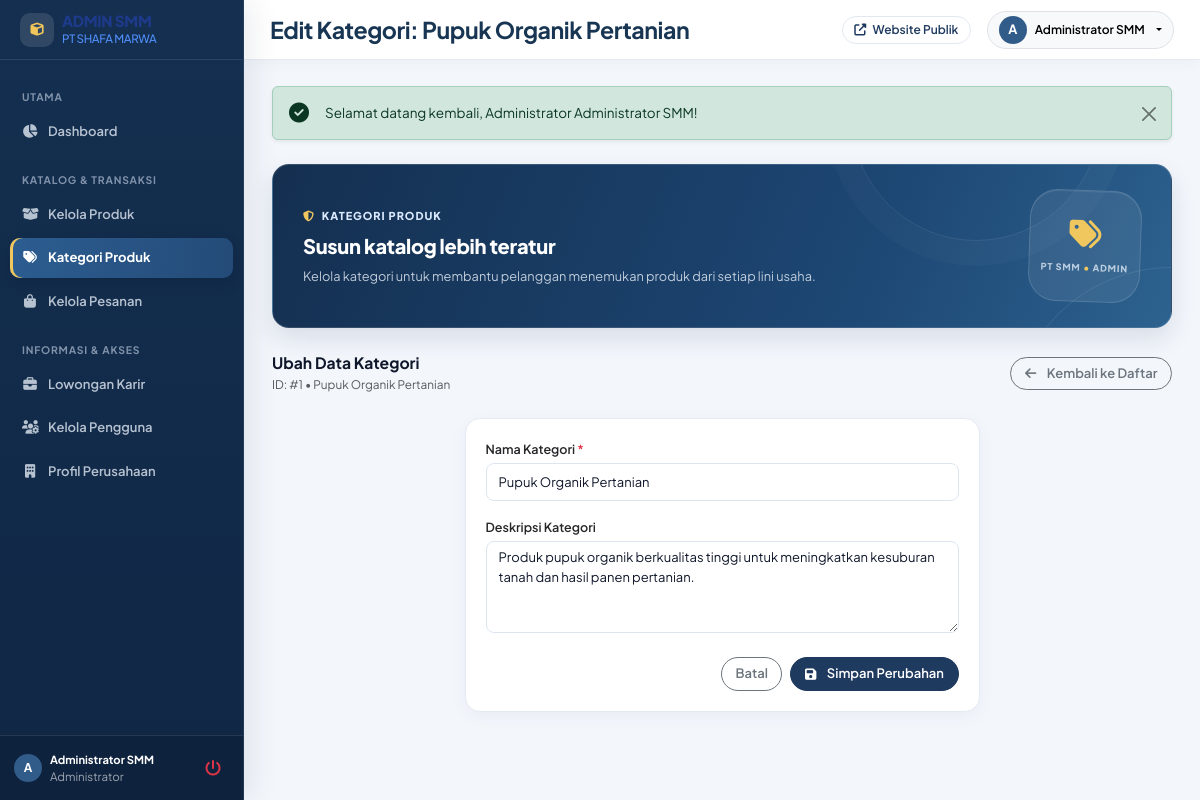
Screenshot of /frontend/admin/kategori/edit.php?id=1 (signed in) with the database file from the repository.
### tables this page shows
CREATE TABLE kategori (
    id_kategori INT UNSIGNED AUTO_INCREMENT PRIMARY KEY,
    nama_kategori VARCHAR(100) NOT NULL UNIQUE,
    deskripsi TEXT DEFAULT NULL,
    dibuat_pada TIMESTAMP NOT NULL DEFAULT CURRENT_TIMESTAMP
);

### backend/helpers/helper.php (called while the page is built, shortened)
<?php
if (!function_exists('base_url')) {
    function base_url($path = '')
    {
        $base = defined('BASE_URL') ? BASE_URL : '/pt-smm/';
        return rtrim($base, '/') . '/' . ltrim($path, '/');
    }
}
if (!function_exists('asset_url')) {
    function asset_url($path = '')
    {
        return base_url('assets/' . ltrim($path, '/'));
    }
}
if (!function_exists('e')) {
    function e($str)
    {
        return htmlspecialchars((string)$str, ENT_QUOTES, 'UTF-8');
    }
}
if (!function_exists('get_flash')) {
    function get_flash()
    {
        $flash = $_SESSION['flash'];
        return $flash;
    }
}

### frontend/admin/kategori/edit.php (the view, shortened to what this page needs)
<?php
require_once __DIR__ . '/../../../config/app.php';
$id_kategori = (int)($_GET['id'] ?? 0);
$kategori = null;
try {
    $stmt = $pdo->prepare("SELECT * FROM kategori WHERE id_kategori = ? LIMIT 1");
    $stmt->execute([$id_kategori]);
    $kategori = $stmt->fetch();
} catch (PDOException $e) {}
$page_title = 'Edit Kategori: ' . $kategori['nama_kategori'];
$admin_page = 'kategori';
require_once __DIR__ . '/../../includes/admin-header.php';
?>
<div class="d-flex justify-content-between align-items-center mb-4">
    <div>
        <h4 class="fw-bold text-navy mb-0">Ubah Data Kategori</h4>
        <small class="text-muted">ID: #<?= $kategori['id_kategori'] ?> &bull; <?= e($kategori['nama_kategori']) ?></small>
    </div>
    <a href="<?= base_url('frontend/admin/kategori/index.php') ?>" class="btn btn-outline-secondary">
        <i class="fas fa-arrow-left me-1"></i> Kembali ke Daftar
    </a>
</div>
<div class="row justify-content-center">
    <div class="col-lg-7">
        <div class="admin-card">
            <div class="admin-card-body">
                <form action="<?= base_url('backend/admin/proses-kategori.php') ?>" method="POST">
                    <div class="mb-3">
                        <label class="form-label">Nama Kategori <span class="text-danger">*</span></label>
                        <input type="text" name="nama_kategori" class="form-control" value="<?= e($kategori['nama_kategori']) ?>" required autofocus>
                    </div>
                    <div class="mb-4">
                        <label class="form-label">Deskripsi Kategori</label>
                        <textarea name="deskripsi" class="form-control" rows="4"><?= e($kategori['deskripsi']) ?></textarea>
                    </div>
                    <div class="d-flex justify-content-end gap-2">
                        <a href="<?= base_url('frontend/admin/kategori/index.php') ?>" class="btn btn-outline-secondary">
                            Batal
                        </a>
                        <button type="submit" class="btn btn-secondary-custom">
                            <i class="fas fa-save me-1"></i> Simpan Perubahan
                        </button>
                    </div>
                </form>
            </div>
        </div>
    </div>
</div>
<?php require_once __DIR__ . '/../../includes/admin-footer.php'; ?>

### frontend/includes/admin-header.php (shortened to what this page needs)
<?php
$admin_name = $_SESSION['nama_lengkap'] ?? 'Administrator';
$flash = get_flash();
$admin_hero_context = [
    'produk' => ['label' => 'MANAJEMEN KATALOG', 'title' => 'Kelola katalog produk', 'copy' => 'Atur informasi, harga, stok, dan produk unggulan agar katalog PT SMM selalu siap ditampilkan.', 'icon' => 'fa-box-open'],
    'kategori' => ['label' => 'KATEGORI PRODUK', 'title' => 'Susun katalog lebih teratur', 'copy' => 'Kelola kategori untuk membantu pelanggan menemukan produk dari setiap lini usaha.', 'icon' => 'fa-tags'],
    'pesanan' => ['label' => 'PUSAT TRANSAKSI', 'title' => 'Pantau pesanan pelanggan', 'copy' => 'Kelola pembayaran, konfirmasi, pemrosesan, dan pengiriman pesanan dari satu tempat.', 'icon' => 'fa-receipt'],
    'lowongan' => ['label' => 'REKRUTMEN PT SMM', 'title' => 'Bangun tim bersama kami', 'copy' => 'Kelola informasi lowongan dan pantau peluang karir yang tersedia di PT Shafa Marwa Multiguna.', 'icon' => 'fa-briefcase'],
    'pengguna' => ['label' => 'AKSES PENGGUNA', 'title' => 'Kelola akun dan akses', 'copy' => 'Tinjau akun pengguna yang terdaftar dan jaga informasi akses sistem tetap tertata.', 'icon' => 'fa-users'],
    'pengaturan' => ['label' => 'IDENTITAS PERUSAHAAN', 'title' => 'Perbarui profil perusahaan', 'copy' => 'Jaga informasi profil, alamat, dan kontak resmi perusahaan tetap akurat di website.', 'icon' => 'fa-building'],
];
$admin_hero = $admin_hero_context[$admin_page ?? ''] ?? ['label' => 'ADMINISTRATOR PT SMM', 'title' => 'Kelola sistem perusahaan', 'copy' => 'Akses informasi dan kelola kebutuhan operasional website PT Shafa Marwa Multiguna.', 'icon' => 'fa-layer-group'];
?>
<!DOCTYPE html>
<html lang="id">
<head>
    <link href="https://cdn.jsdelivr.net/npm/bootstrap@5.3.3/dist/css/bootstrap.min.css" rel="stylesheet">
    <link rel="stylesheet" href="https://cdnjs.cloudflare.com/ajax/libs/font-awesome/6.5.1/css/all.min.css">
    <link rel="stylesheet" href="<?= asset_url('css/style.css') ?>?v=<?= filemtime(__DIR__ . '/../../assets/css/style.css') ?>">
    <link rel="stylesheet" href="<?= asset_url('css/admin.css') ?>?v=<?= filemtime(__DIR__ . '/../../assets/css/admin.css') ?>">
    <link rel="stylesheet" href="<?= asset_url('css/responsive.css') ?>">
</head>
<body class="admin-body">
<div class="admin-wrapper d-flex">
    <?php require_once __DIR__ . '/admin-sidebar.php'; ?>
    <div class="admin-main flex-grow-1">
        <header class="admin-topbar">
            <div class="d-flex align-items-center gap-3">
                <h1 class="admin-topbar-title"><?= e($page_title ?? 'Dashboard') ?></h1>
            </div>
            <div class="d-flex align-items-center gap-3">
                <a href="<?= base_url('index.php') ?>" target="_blank" class="btn btn-sm btn-outline-primary d-none d-sm-inline-flex" title="Lihat Website Frontend">
                    <i class="fas fa-external-link-alt"></i> Website Publik
                </a>
                <div class="dropdown">
                    <button class="btn btn-sm btn-light border dropdown-toggle d-flex align-items-center gap-2" type="button" data-bs-toggle="dropdown" aria-expanded="false">
                        <div class="admin-avatar" style="width: 28px; height: 28px; font-size: 0.8rem;">
                            <?= strtoupper(substr($admin_name, 0, 1)) ?>
                        </div>
                        <span class="d-none d-md-inline fw-semibold"><?= e($admin_name) ?></span>
                    </button>
                </div>
            </div>
        </header>
        <main class="admin-content-body">
            <?php if ($flash): ?>
                <?php
                $alert_class = 'alert-info';
                $alert_icon  = 'fa-info-circle';
                if ($flash['tipe'] === 'sukses' || $flash['tipe'] === 'success') {
                    $alert_class = 'alert-success';
                    $alert_icon  = 'fa-check-circle';
                } elseif ($flash['tipe'] === 'error' || $flash['tipe'] === 'danger') {
                    $alert_class = 'alert-danger';
                    $alert_icon  = 'fa-exclamation-triangle';
                } elseif ($flash['tipe'] === 'warning') {
                    $alert_class = 'alert-warning';
                    $alert_icon  = 'fa-exclamation-circle';
                }
                ?>
                <div class="alert <?= $alert_class ?> alert-dismissible fade show d-flex align-items-center shadow-sm mb-4" role="alert">
                    <i class="fas <?= $alert_icon ?> fs-5 me-3"></i>
                    <div><?= e($flash['pesan']) ?></div>
                    <button type="button" class="btn-close shadow-none" data-bs-dismiss="alert" aria-label="Close"></button>
                </div>
            <?php endif; ?>
            <?php if (($admin_page ?? '') !== 'dashboard'): ?>
                <section class="admin-page-hero mb-4" aria-label="Pengantar halaman <?= e($admin_hero['label']) ?>">
                    <div class="admin-page-hero-copy">
                        <span class="admin-welcome-kicker"><i class="fas fa-shield-alt"></i> <?= e($admin_hero['label']) ?></span>
                        <h2><?= e($admin_hero['title']) ?></h2>
                        <p><?= e($admin_hero['copy']) ?></p>
                    </div>
                    <div class="admin-page-hero-mark" aria-hidden="true">
                        <i class="fas <?= e($admin_hero['icon']) ?>"></i>
                        <span>PT SMM <b>•</b> ADMIN</span>
                    </div>
                </section>
            <?php endif; ?>

### assets/css/style.css (style rules this page uses)
:root { --primary: #1e3a5f; --primary-hover: #1e3a8a; --secondary: #0f172a; --secondary-hover: #1e293b; --accent: #3b82f6; --accent-soft: #eff6ff; --bg-body: #ffffff; --bg-card: #ffffff; --bg-subtle: #f0f4ff; --text-main: #0f172a; --text-muted: #64748b; --text-light: #94a3b8; --border-color: #e2e8f0; --border-focus: #1e3a5f; --shadow-sm: 0 1px 3px rgba(0, 0, 0, 0.04); --shadow-md: 0 4px 14px rgba(0, 0, 0, 0.05); --shadow-lg: 0 10px 30px rgba(0, 0, 0, 0.06); --shadow-hover: 0 12px 30px rgba(30, 58, 95, 0.15); --radius-sm: 8px; --radius-md: 14px; --radius-lg: 24px; --radius-full: 9999px; --transition: all 0.25s cubic-bezier(0.16, 1, 0.3, 1); }
html { scroll-behavior: smooth; }
* { margin: 0; padding: 0; box-sizing: border-box; }
body { font-family: 'Plus Jakarta Sans', -apple-system, BlinkMacSystemFont, "Segoe UI", Roboto, sans-serif; font-size: 13.5px; line-height: 1.55; color: var(--text-main); background-color: var(--bg-body); -webkit-font-smoothing: antialiased; }
h1, .h1 { font-size: 1.65rem; letter-spacing: -0.025em; line-height: 1.25; }
h2, .h2 { font-size: 1.35rem; letter-spacing: -0.02em; line-height: 1.3; }
h4, .h4 { font-size: 0.98rem; font-weight: 700; line-height: 1.4; }
a { color: var(--primary); text-decoration: none; transition: var(--transition); }
.text-navy { color: var(--text-main) !important; }
.btn { font-weight: 600; font-size: 0.8125rem; padding: 0.42rem 1.05rem; border-radius: var(--radius-full); transition: var(--transition); display: inline-flex; align-items: center; justify-content: center; gap: 0.4rem; }
.btn-sm { font-size: 0.75rem !important; padding: 0.25rem 0.7rem !important; }
.btn-outline-primary { color: var(--primary); border-color: var(--border-color); background-color: #ffffff; }
.btn-secondary-custom { background-color: var(--primary); border-color: var(--primary); color: #FFFFFF; }
.form-label { font-weight: 600; font-size: 0.785rem; color: var(--text-main); margin-bottom: 4px; }
.form-control, .form-select { border: 1px solid var(--border-color); border-radius: var(--radius-sm); padding: 0.42rem 0.8rem; font-size: 0.8125rem; color: var(--text-main); background-color: #FFFFFF; transition: var(--transition); min-height: 35px; }

### rows the page displays
kategori: nama_kategori "Edit Kategori: Pupuk Organik Pertanian", id_kategori "1", nama_kategori "Pupuk Organik Pertanian", deskripsi "Produk pupuk organik berkualitas tinggi untuk meningkatkan kesuburan tanah dan hasil panen pertanian."

### other values shown
substr($admin_name ?? 'A', 0, 1) "A"
$admin_name "Administrator SMM"
substr($admin_name, 0, 1) "A"
$flash['pesan'] "Selamat datang kembali, Administrator Administrator SMM!"
$admin_hero['label'] "KATEGORI PRODUK"
$admin_hero['title'] "Susun katalog lebih teratur"
$admin_hero['copy'] "Kelola kategori untuk membantu pelanggan menemukan produk dari setiap lini usaha."
